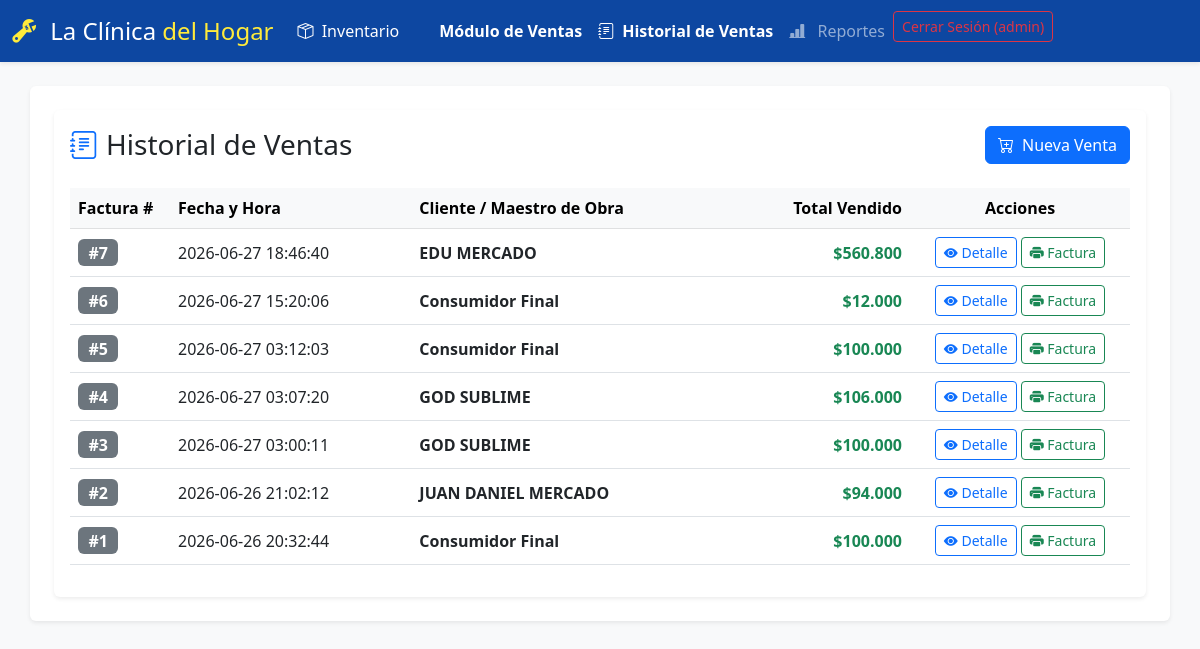
The app's page /historial (signed in) with its own data.
### tables this page shows
CREATE TABLE ventas (
            id INTEGER PRIMARY KEY AUTOINCREMENT,
            fecha TIMESTAMP DEFAULT CURRENT_TIMESTAMP,
            total REAL NOT NULL DEFAULT 0.0
        , cliente TEXT DEFAULT "Consumidor Final");

### app.py (the view)
@app.route('/historial')
@login_requerido
def historial_ventas():
    conexion = conectar_bd()
    ventas = conexion.execute('''
        SELECT id, cliente, total, fecha
        FROM ventas
        ORDER BY id DESC
    ''').fetchall()
    conexion.close()
    return render_template('historial.html', ventas=ventas)

### app.py (called while the page is built)
def login_requerido(f):
    @wraps(f)
    def decorated_function(*args, **kwargs):
        if 'usuario' not in session:
            return redirect(url_for('login'))
        return f(*args, **kwargs)
    return decorated_function

def conectar_bd():
    conexion = sqlite3.connect('ferreteria.db')
    conexion.row_factory = sqlite3.Row  # Permite acceder a las columnas por nombre
    return conexion

### templates/historial.html (shortened to what this page needs)
{% extends 'base.html' %}
{% block content %}
<div class="card border-0 shadow-sm">
    <div class="card-body">
        <div class="d-flex justify-content-between align-items-center mb-4">
            <h3 class="text-dark mb-0"><i class="bi bi-journal-text text-primary me-2"></i>Historial de Ventas</h3>
            <a href="/ventas" class="btn btn-primary"><i class="bi bi-cart-plus me-2"></i>Nueva Venta</a>
        </div>
        <div class="table-responsive">
            <table class="table table-hover align-middle">
                <thead class="table-light">
                    <tr>
                        <th style="width: 100px;">Factura #</th>
                        <th>Fecha y Hora</th>
                        <th>Cliente / Maestro de Obra</th>
                        <th class="text-end">Total Vendido</th>
                        <th class="text-center" style="width: 220px;">Acciones</th>
                    </tr>
                </thead>
                <tbody>
                    {% for venta in ventas %}
                    <tr>
                        <td><span class="badge bg-secondary fs-6">#{{ venta.id }}</span></td>
                        <td>{{ venta.fecha }}</td>
                        <td><strong>{{ venta.cliente }}</strong></td>
                        <td class="text-end fw-bold text-success">${{ "{:,.0f}".format(venta.total).replace(',', '.') }}</td>
                        <td class="text-center">
                            <div class="d-flex justify-content-center gap-1">
                                <button class="btn btn-sm btn-outline-primary" onclick="verDetalleFactura('{{ venta.id }}')">
                                    <i class="bi bi-eye-fill"></i> Detalle
                                </button>
                                <a href="/historial/imprimir/{{ venta.id }}" target="_blank" class="btn btn-sm btn-outline-success">
                                    <i class="bi bi-printer-fill"></i> Factura
                                </a>
                            </div>
                        </td>
                    </tr>
                    {% else %}
                    <tr>
                        <td colspan="5" class="text-center text-muted py-4">
                            No se han realizado ventas todavía.
                        </td>
                    </tr>
                    {% endfor %}
                </tbody>
            </table>
        </div>
    </div>
</div>
{% endblock %}

### records on screen
ventas: id "7", fecha "2026-06-27 18:46:40", cliente "EDU MERCADO", total "560.800"
ventas: id "6", fecha "2026-06-27 15:20:06", cliente "Consumidor Final", total "12.000"
ventas: id "5", fecha "2026-06-27 03:12:03", cliente "Consumidor Final", total "100.000"
ventas: id "4", fecha "2026-06-27 03:07:20", cliente "GOD SUBLIME", total "106.000"
ventas: id "3", fecha "2026-06-27 03:00:11", cliente "GOD SUBLIME", total "100.000"
ventas: id "2", fecha "2026-06-26 21:02:12", cliente "JUAN DANIEL MERCADO", total "94.000"
ventas: id "1", fecha "2026-06-26 20:32:44", cliente "Consumidor Final", total "100.000"

### other values on screen
{{ session['usuario'] }} "admin"
